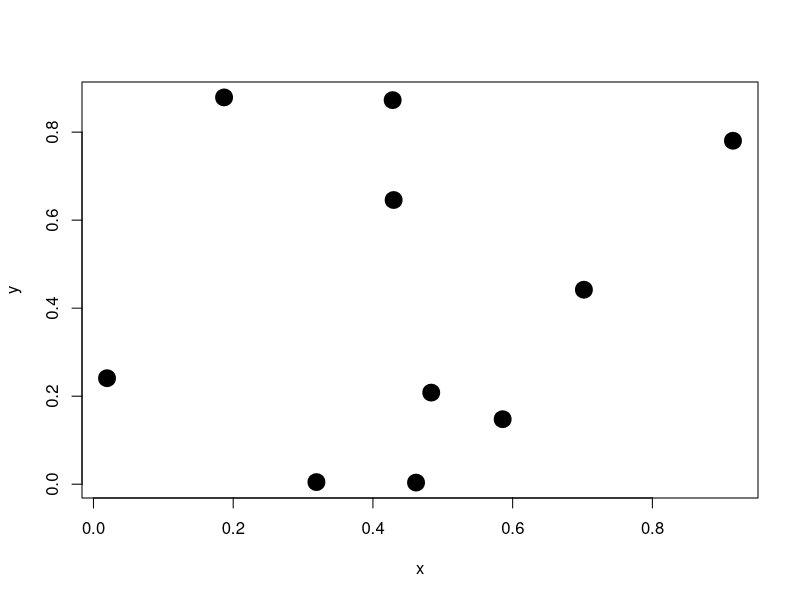
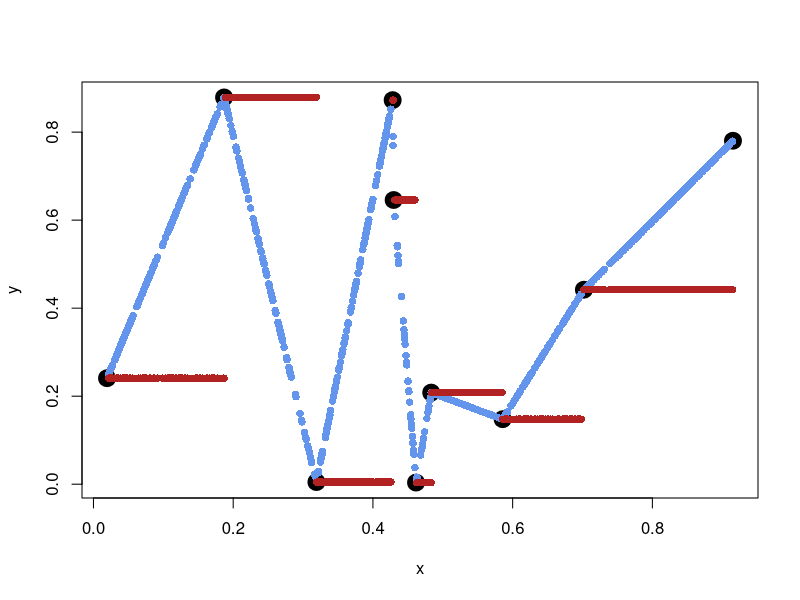
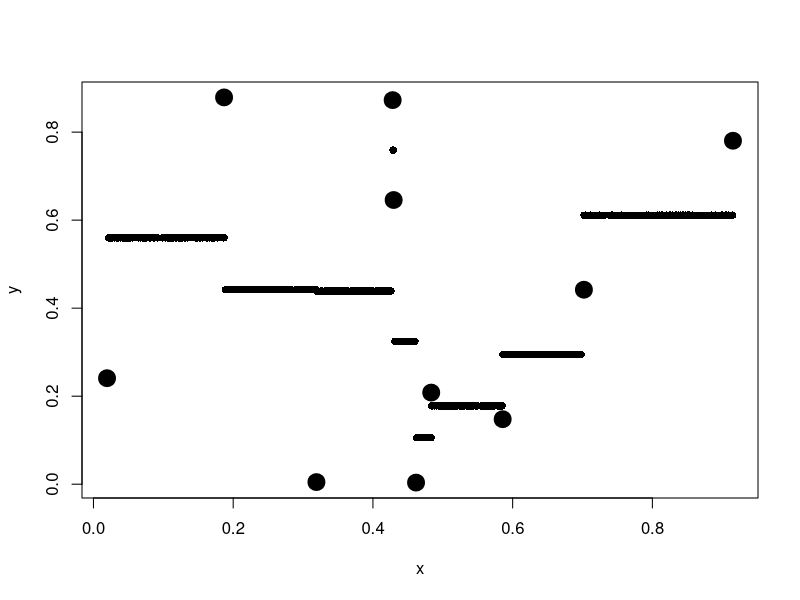
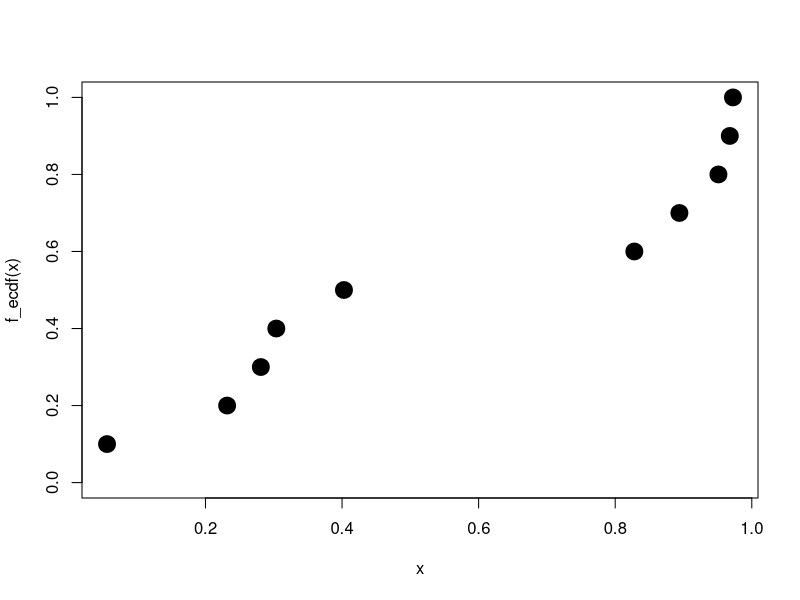
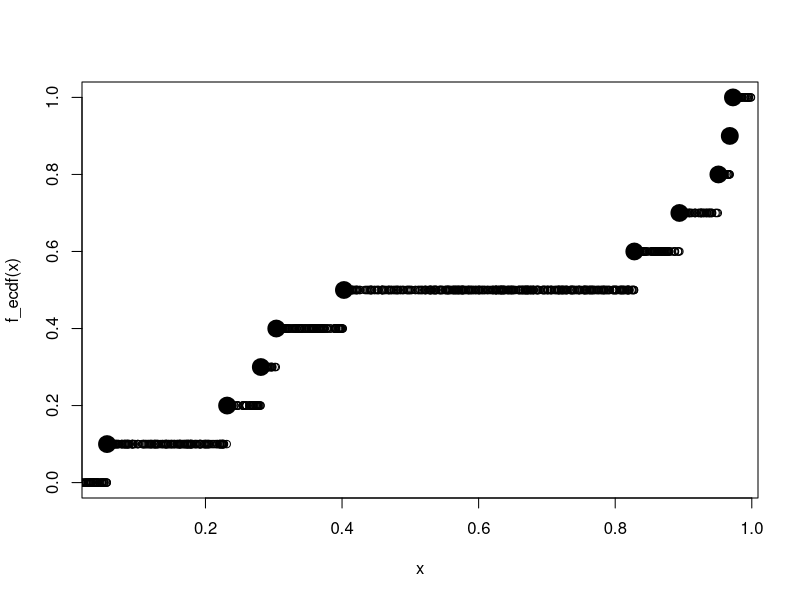
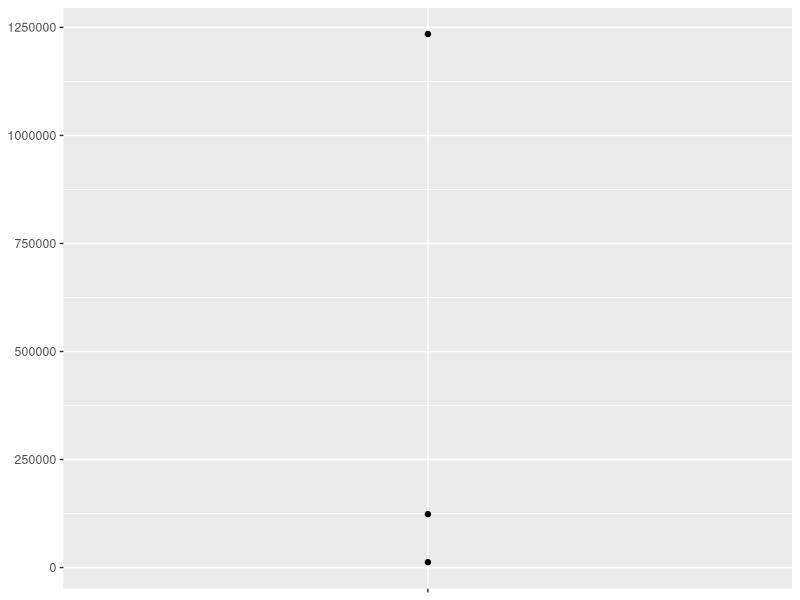
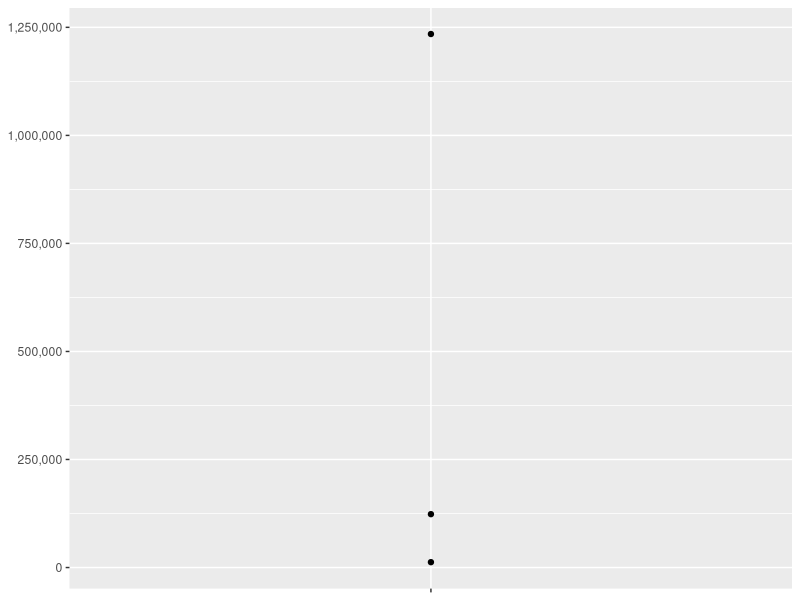
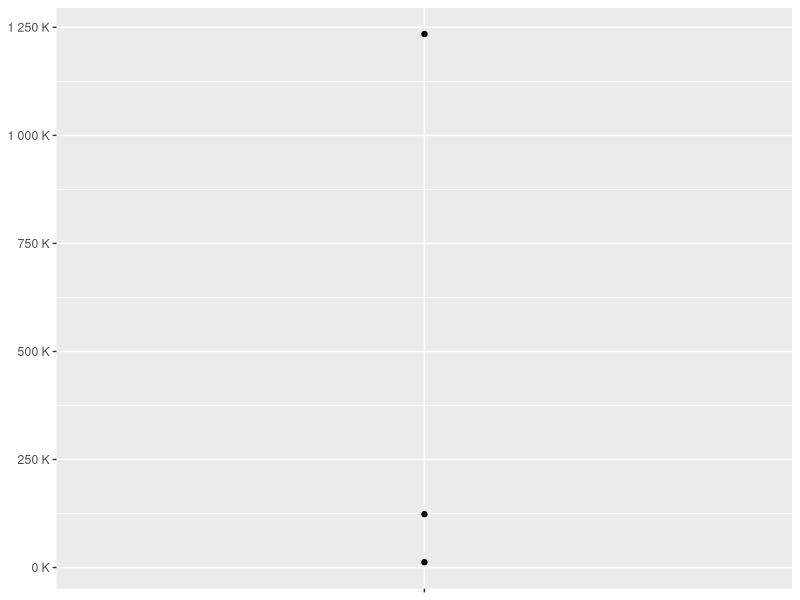

The R source for these figures, in order: (Note: this script raises an error after producing the figures.)
# A function factory is a function that makes functions. 
power1 <- function(exp) {
  function(x) {
    x ^ exp
  }
}

square <- power1(2)
cube <- power1(3)

square(3) # manufactured functions
cube(3)

library(rlang)
library(ggplot2)
library(scales)

# The enclosing environment of the manufactured function is an execution environment of the function factory.

square
cube # printing the manufactured functions is not revealing because the bodies are identical; 
# the contents of the enclosing environment are the important factors.

env_print(square)
env_print(cube) # That shows us that we have two different environments
# The environments have the same parent, which is the enclosing environment of power1(), the global environment.

# env_print() shows us that both environments have a binding to exp, but to see its value,
# We can do that by first getting the environment of the function, and then extracting the values:
fn_env(square)$exp
fn_env(cube)$exp
# This is what makes manufactured functions behave differently from one another: names in the enclosing environment are bound to different values.

square(10)

x <- 2
square <- power1(x)
x <- 3

x <- 2
square <- power1(x)
x <- 3

power2 <- function(exp) {
  force(exp) # forcing evaluation
  function(x) {
    x ^ exp
  }
}

x <- 2
square <- power2(x)
x <- 3
square(2)

# Stateful functions

# The enclosing environment of the manufactured function is unique and constant.
# R has a special assignment operator, <<-, which modifies bindings in the enclosing environment.

new_counter <- function() {
  i <- 0
  
  function() {
    i <<- i + 1 # The super assignment operator, <<- rebinds an existing name found in a parent environment.
    i
  }
}

counter_one <- new_counter()
counter_two <- new_counter()

counter_one()
counter_one()
counter_two()

# Garbage collection
# the garbage collector to clean up any large temporary objects created inside a function.
# rm()
f1 <- function(n) {
  x <- runif(n)
  m <- mean(x)
  function() m
}

g1 <- f1(1e6)
lobstr::obj_size(g1)

f2 <- function(n) {
  x <- runif(n)
  m <- mean(x)
  rm(x)
  function() m
}

g2 <- f2(1e6)
lobstr::obj_size(g2)

# Exercises

# 1.
force 
# we prefer this explicit form, because using this function clearly indicates that 
# you’re forcing evaluation, not that you’ve accidentally typed x."

# 2.
# approxfun() takes a combination of data points (x and y values) as input and returns a stepwise linear (or constant) interpolation function.

x <- runif(10)
y <- runif(10)
plot(x, y, lwd = 10)

f_lin <- approxfun(x, y)
f_con <- approxfun(x, y, method = "constant")

# Both functions exactly reproduce their input y values
identical(f_lin(x), y)
identical(f_con(x), y)

# When we apply these functions to new x values, these are mapped to the lines connecting 
# the initial y values (linear case) or to the same y value as for the next smallest initial x value (constant case).

x_new <- runif(1000)

plot(x, y, lwd = 10)
points(x_new, f_lin(x_new), col = "cornflowerblue", pch = 16)
points(x_new, f_con(x_new), col = "firebrick", pch = 16)

f_lin(range(x))
f_con(range(x))

(eps <- .Machine$double.neg.eps)

f_lin(c(min(x) - eps, max(x) + eps))
f_con(c(min(x) - eps, max(x) + eps))

f_lin <- approxfun(x, y, rule = 2)
f_con <- approxfun(x, y, method = "constant", rule = 2)

f_lin(c(-Inf, Inf))
f_con(c(-Inf, Inf))

f_lin <- approxfun(x, y, yleft = 5)
f_con <- approxfun(x, y, method = "constant", yleft = 5, yright = -5)

f_lin(c(-Inf, Inf))
f_con(c(-Inf, Inf))

f_con <- approxfun(x, y, method = "constant", f = .5)

plot(x, y, lwd = 10)
points(x_new, f_con(x_new), pch = 16)

x <- runif(10)
f_ecdf <- ecdf(x)
class(f_ecdf)

plot(x, f_ecdf(x), lwd = 10, ylim = 0:1)

x_new <- runif(1000)

plot(x, f_ecdf(x), lwd = 10, ylim = 0:1)
points(x_new, f_ecdf(x_new), ylim = 0:1)

# 3.
pick <- function(i) {
  force(i)
  
  function(x) x[[i]]
}

x <- 1:3
identical(x[[1]], pick(1)(x))

identical(
  lapply(mtcars, function(x) x[[5]]),
  lapply(mtcars, pick(5))
)

# 4.
moment <- function(i) {
  force(i)
  
  function(x) sum((x - mean(x)) ^ i) / length(x)
}

m1 <- moment(1)
m2 <- moment(2)

x <- runif(100)
all.equal(m1(x), 0)  # removed stopifnot() for clarity
all.equal(m2(x), var(x) * 99 / 100)

# 5.
i <- 0
new_counter2 <- function() {
  i <<- i + 1
  i
}

new_counter2()
i
new_counter2()
i

i <- 0
new_counter2()
i

# 6.
new_counter3 <- function() {
  i <- 0
  function() {
    i <- i + 1
    i
  }
}

new_counter_3 <- new_counter3()

new_counter_3()
new_counter_3()

# Graphical factories
# One of the goals of the scales package is to make it easy to customise the labels on ggplot2.

y <- c(12345, 123456, 1234567)
comma_format()(y)
number_format(scale = 1e-3, suffix = " K")(y) 
# the primary interface is a function factory.

df <- data.frame(x = 1, y = y)
core <- ggplot(df, aes(x, y)) + 
  geom_point() + 
  scale_x_continuous(breaks = 1, labels = NULL) +
  labs(x = NULL, y = NULL)

core
core + scale_y_continuous(
  labels = comma_format()
)
core + scale_y_continuous(
  labels = number_format(scale = 1e-3, suffix = " K")
)
core + scale_y_continuous(
  labels = scientific_format()
)

# Histogram bins
sd <- c(1, 5, 15)
n <- 100

df <- data.frame(x = rnorm(3 * n, sd = sd), sd = rep(sd, n))
# Here each facet has the same number of observations, but the variability is very different.

ggplot(df, aes(x)) + 
  geom_histogram(binwidth = 2) + 
  facet_wrap(~ sd, scales = "free_x") + 
  labs(x = NULL)

binwidth_bins <- function(n) {
  force(n)
  
  function(x) {
    (max(x) - min(x)) / n
  }
}

ggplot(df, aes(x)) + 
  geom_histogram(binwidth = binwidth_bins(20)) + 
  facet_wrap(~ sd, scales = "free_x") + 
  labs(x = NULL)

# We could use this same pattern to wrap around the base R functions that automatically find 
# the so-called optimal58 binwidth, nclass.Sturges(), nclass.scott(), and nclass.FD():

base_bins <- function(type) {
  fun <- switch(type,
                Sturges = nclass.Sturges,
                scott = nclass.scott,
                FD = nclass.FD,
                stop("Unknown type", call. = FALSE)
  )
  
  function(x) {
    (max(x) - min(x)) / fun(x)
  }
}

ggplot(df, aes(x)) + 
  geom_histogram(binwidth = base_bins("FD")) + 
  facet_wrap(~ sd, scales = "free_x") + 
  labs(x = NULL)

# save the plots
plot_dev <- function(ext, dpi = 96) {
  force(dpi)
  
  switch(ext,
         eps =  ,
         ps  =  function(path, ...) {
           grDevices::postscript(
             file = filename, ..., onefile = FALSE, 
             horizontal = FALSE, paper = "special"
           )
         },
         pdf = function(filename, ...) grDevices::pdf(file = filename, ...),
         svg = function(filename, ...) svglite::svglite(file = filename, ...),
         emf = ,
         wmf = function(...) grDevices::win.metafile(...),
         png = function(...) grDevices::png(..., res = dpi, units = "in"),
         jpg = ,
         jpeg = function(...) grDevices::jpeg(..., res = dpi, units = "in"),
         bmp = function(...) grDevices::bmp(..., res = dpi, units = "in"),
         tiff = function(...) grDevices::tiff(..., res = dpi, units = "in"),
         stop("Unknown graphics extension: ", ext, call. = FALSE)
  )
}

plot_dev("pdf")
Plot_dev("png")

# exercises
# 1.
# Both functions will help you in styling your output, e.g. in your plots and they do this by returning the desired formatting function to you.
# ggplot2::label_bquote() takes relatively straightforward plotmath expressions and uses them 
# for faceting labels in ggplot2. Because this function is used in ggplot2 it needs to return a function of class = "labeller".
# scales::number_format() initially force()s the computation of all parameters. It’s essentially a parametrised wrapper around scales::number() and 
# will help you format numbers appropriately. It will return a simple function.

# Statistical factories
# The Box-Cox transformation.
# Bootstrap resampling.
# Maximum likelihood estimation.

# to transform data towards normality.
boxcox1 <- function(x, lambda) {
  stopifnot(length(lambda) == 1)
  
  if (lambda == 0) {
    log(x)
  } else {
    (x ^ lambda - 1) / lambda
  }
}

boxcox2 <- function(lambda) {
  if (lambda == 0) {
    function(x) log(x)
  } else {
    function(x) (x ^ lambda - 1) / lambda
  }
}

stat_boxcox <- function(lambda) {
  stat_function(aes(colour = lambda), fun = boxcox2(lambda), size = 1)
}

ggplot(data.frame(x = c(0, 5)), aes(x)) + 
  lapply(c(0.5, 1, 1.5), stat_boxcox) + 
  scale_colour_viridis_c(limits = c(0, 1.5))

# visually, log() does seem to make sense as the transformation
# for lambda = 0; as values get smaller and smaller, the function
# gets close and closer to a log transformation
ggplot(data.frame(x = c(0.01, 1)), aes(x)) + 
  lapply(c(0.5, 0.25, 0.1, 0), stat_boxcox) + 
  scale_colour_viridis_c(limits = c(0, 1.5))

# In general, this allows you to use a Box-Cox transformation 
# with any function that accepts a unary transformation function

# a bootstrap generator, a function that yields a fresh bootstrap every time it is called
boot_permute <- function(df, var) {
  n <- nrow(df)
  force(var)
  
  function() {
    col <- df[[var]]
    col[sample(n, replace = TRUE)]
  }
}

boot_mtcars1 <- boot_permute(mtcars, "mpg")
head(boot_mtcars1())
head(boot_mtcars1())

boot_model <- function(df, formula) {
  mod <- lm(formula, data = df)
  fitted <- unname(fitted(mod))
  resid <- unname(resid(mod))
  rm(mod)
  
  function() {
    fitted + sample(resid)
  }
} 

boot_mtcars2 <- boot_model(mtcars, mpg ~ wt)
head(boot_mtcars2())
head(boot_mtcars2())

# The advantage of a function factory is more clear with a parametric bootstrap where we have to first fit a model.

# Maximum likelihood estimation
lprob_poisson <- function(lambda, x) {
  n <- length(x)
  (log(lambda) * sum(x)) - (n * lambda) - sum(lfactorial(x))
}

x1 <- c(41, 30, 31, 38, 29, 24, 30, 29, 31, 38)

lprob_poisson(10, x1)

lprob_poisson(20, x1)

lprob_poisson(30, x1)


ll_poisson1 <- function(x) {
  n <- length(x)
  
  function(lambda) {
    log(lambda) * sum(x) - n * lambda - sum(lfactorial(x))
  }
}

# we’re going to need to call this function many times to find the best lambda.
ll_poisson2 <- function(x) {
  n <- length(x)
  sum_x <- sum(x)
  c <- sum(lfactorial(x))
  
  function(lambda) {
    log(lambda) * sum_x - n * lambda - c
  }
}

ll1 <- ll_poisson2(x1)

ll1(10)
ll1(20)
ll1(30)
 
optimise(ll1, c(0, 100), maximum = TRUE)
optimise(lprob_poisson, c(0, 100), x = x1, maximum = TRUE) # use the log-probability function directly

# The advantage of using a function factory here is fairly small, but there are two niceties:
# We can precompute some values in the factory, saving computation time in each iteration.
# The two-level design better reflects the mathematical structure of the underlying problem.

# exercise
# 1.
# boot_model() ultimately returns a function, and whenever you return a function 
# you need to make sure all the inputs are explicitly evaluated.
boot_model <- function(df, formula) {
  mod <- lm(formula, data = df)
  fitted <- unname(fitted(mod))
  resid <- unname(resid(mod))
  rm(mod)
  
  function() {
    fitted + sample(resid)
  }
} 

# 2.  This allows us to apply and test different transformations for different inputs and give them a descriptive name.
boxcox3 <- function(x) {
  function(lambda) {
    if (lambda == 0) {
      log(x)
    } else {
      (x ^ lambda - 1) / lambda
    }
  }  
}

boxcox_airpassengers <- boxcox3(AirPassengers)

plot(boxcox_airpassengers(0))
plot(boxcox_airpassengers(1))
plot(boxcox_airpassengers(2))
plot(boxcox_airpassengers(3))

# 3.
boot_permute <- function(df, var) {
  n <- nrow(df)
  force(var)
  
  function() {
    col <- df[[var]]
    col[sample(n, replace = TRUE)]
  }
}
# We don’t need to worry that it stores a copy of the data, 
# because it actually doesn’t store one; it’s just a name that points to the same underlying object in memory.

# 4.
ll_poisson1 <- function(x) {
  n <- length(x)
  
  function(lambda) {
    log(lambda) * sum(x) - n * lambda - sum(lfactorial(x))
  }
}

ll_poisson2 <- function(x) {
  n <- length(x)
  sum_x <- sum(x)
  c <- sum(lfactorial(x))
  
  function(lambda) {
    log(lambda) * sum_x - n * lambda - c
  }
}

x1 <- c(41, 30, 31, 38, 29, 24, 30, 29, 31, 38)

bench::mark(
  llp1 = optimise(ll_poisson1(x1), c(0, 100), maximum = TRUE),
  llp2 = optimise(ll_poisson2(x1), c(0, 100), maximum = TRUE)
) # to see the time consumption

bench_poisson <- function(x_length) {
  x <- rpois(x_length, 100L)
  
  bench::mark(
    llp1 = optimise(ll_poisson1(x), c(0, 100), maximum = TRUE),
    llp2 = optimise(ll_poisson2(x), c(0, 100), maximum = TRUE),
    time_unit = "ms"
  )
}

performances <- map_dfr(10^(1:5), bench_poisson)

df_perf <- tibble(
  x_length = rep(10^(1:5), each = 2),
  method   = rep(attr(performances$expression, "description"), 5),
  median   = performances$median
)

ggplot(df_perf, aes(x_length, median, col = method)) +
  geom_point(size = 2) +
  geom_line(linetype = 2) +
  scale_x_log10() +
  labs(
    x = "Length of x",
    y = "Execution Time (ms)",
    color = "Method"
  ) +
  theme(legend.position = "top")

# Function factories + functionals
# combine functionals and function factories to turn data into many functions.
names <- list(
  square = 2, 
  cube = 3, 
  root = 1/2, 
  cuberoot = 1/3, 
  reciprocal = -1
)
funs <- purrr::map(names, power1)

funs$root(64)
funs$root
with(funs, root(100)) # For a very temporary effect

attach(funs)
root(100)
detach(funs)

rlang::env_bind(globalenv(), !!!funs)
root(100)

rlang::env_unbind(globalenv(), names(funs))

funs <- list(
  mean = function(x) mean(x, na.rm = TRUE),
  sum = function(x) sum(x, na.rm = TRUE)
)

attach(funs)

mean <- function(x) stop("Hi!")
detach(funs)

env_bind(globalenv(), !!!funs)
mean <- function(x) stop("Hi!") 
env_unbind(globalenv(), names(funs))

# exercise
# 1.
f <- mean
z <- 1
x <- list(f = mean, z = 1)

identical(with(x, f(z)), x$f(x$z))
identical(with(x, f(z)), f(x$z))
identical(with(x, f(z)), x$f(z))
identical(with(x, f(z)), f(z))

# 2.
funs <- list(
  mean = function(x) mean(x, na.rm = TRUE),
  sum = function(x) sum(x, na.rm = TRUE)
)
# One annoying downside of using attach() is the possibility to attach the same object multiple times, 
# making it necessary to call detach() equally often.
attach(funs)
mean <- function(x) stop("Hi!")
detach(funs)

env_bind(globalenv(), !!!funs)
mean <- function(x) stop("Hi!") 
env_unbind(globalenv(), names(funs))

env_bind(globalenv(), !!!funs)
head(search())
